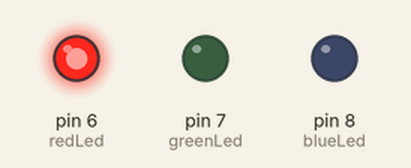
Simulated run of this sketch. Board: Arduino Uno, built with avr-gcc and run on an emulated ATmega328P. Parts: output pins drawn as LEDs (lit = HIGH).

Above: at 0.1 s.
At 1.1 s:
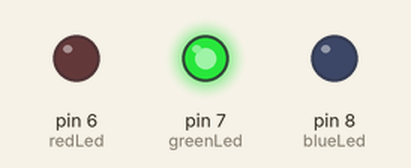
At 8.1 s:
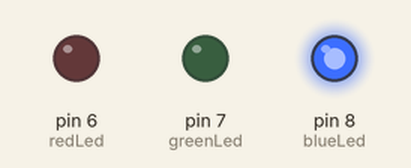
At 19.1 s:
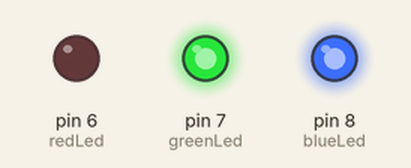
At 39.1 s:
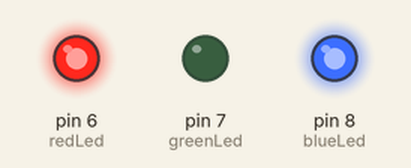
Timing chart, 0 to 40.0 s (numbered marks = the images above):
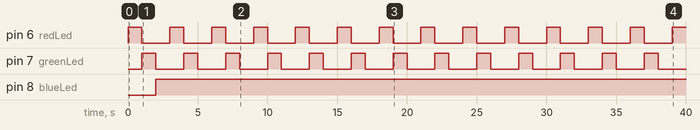

The sketch:

Ejemplo4.ino
```cpp
// Pins
const int redLed = 6;
const int greenLed = 7;
const int blueLed = 8;

void setup() {
  // Salidas de los leds
  pinMode(redLed, OUTPUT);
  pinMode(greenLed, OUTPUT);
  pinMode(blueLed, OUTPUT);
}

void loop() {
  // put your main code here, to run repeatedly:
  switchOnLedForOneSecond(redLed);
  switchOnLedForOneSecond(greenLed);
  switchOnLedForOneSecond(blueLed);

  digitalWrite(redLed, HIGH);
  digitalWrite(blueLed, HIGH);
}

void switchOnLedForOneSecond(int ledColor) {
  digitalWrite(ledColor, HIGH);
  delay(1000);
  digitalWrite(ledColor, LOW);
}
```

Measured:
- by itself, pin 6 (redLed), pin 7 (greenLed): alternates HIGH for 1.0 s and LOW for 2.0 s
- by itself, pin 8 (blueLed): LOW → HIGH at 2.0 s
